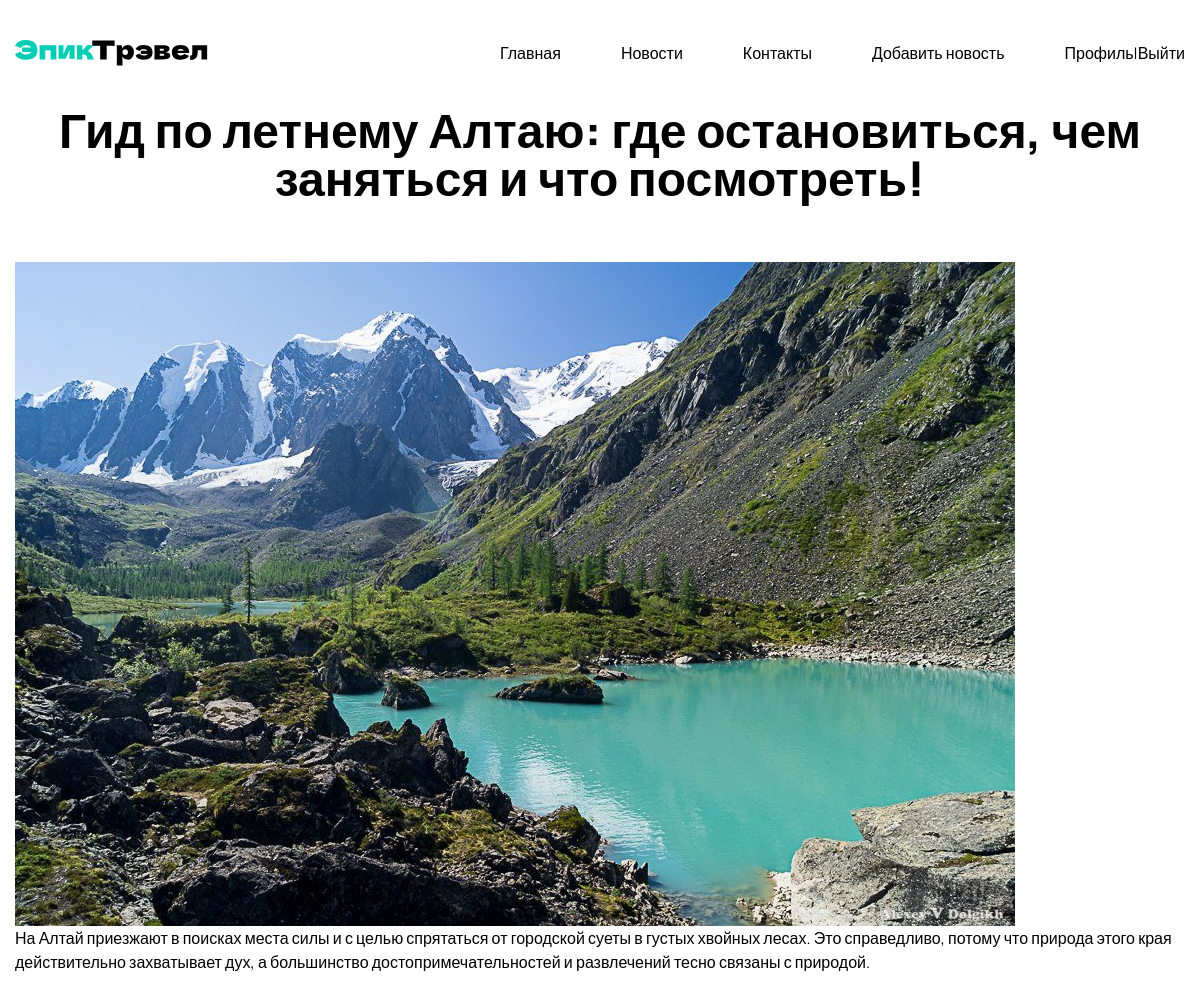
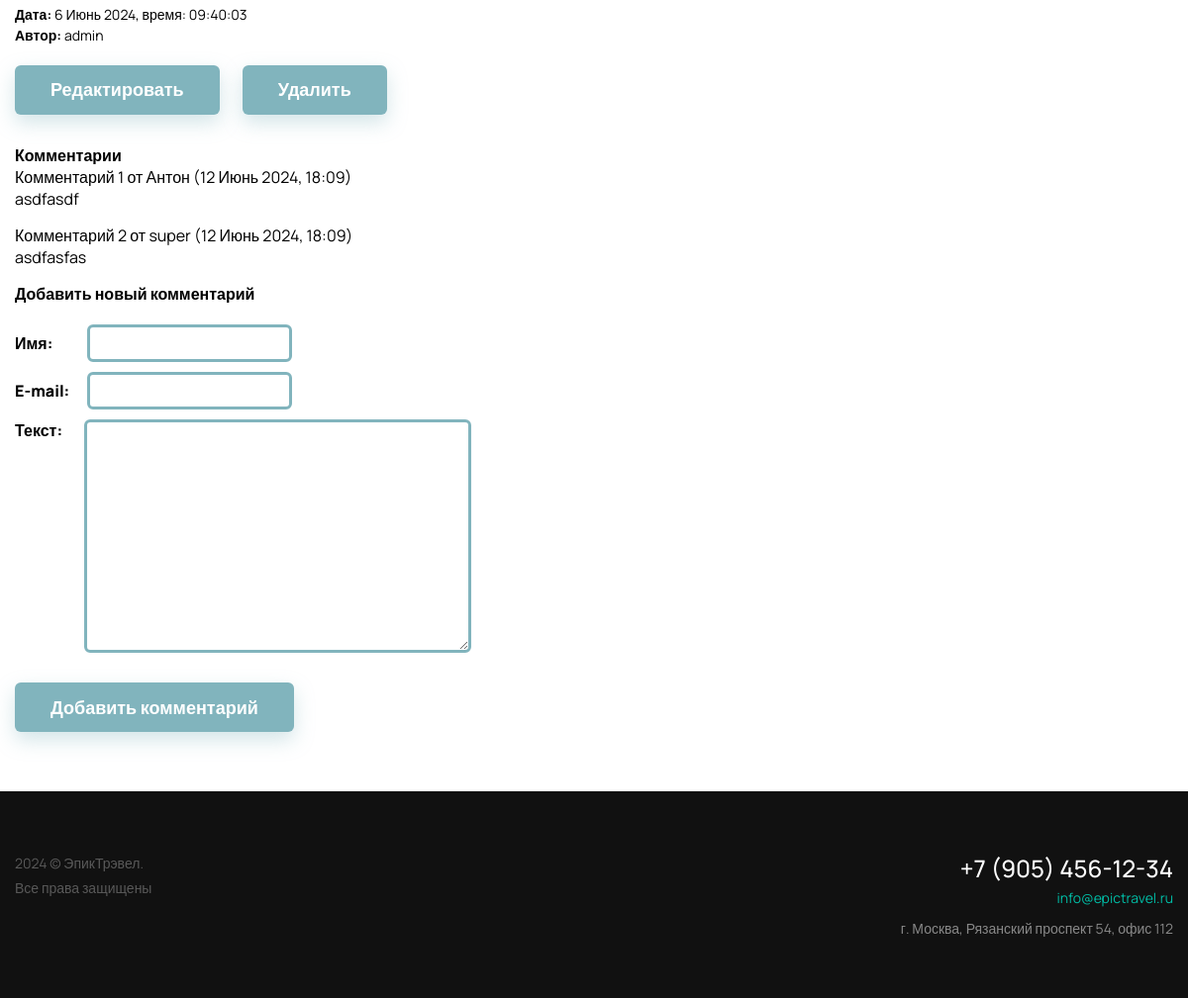
Screenshot of /news/5/ (signed in) with the database file from the repository (2 pictures, top to bottom).
### blog/models.py (models this page shows, shortened)
class New(models.Model):
    id = models.AutoField(primary_key=True)
    title = models.CharField(max_length=100)
    text = models.TextField()
    deck = models.TextField()
    data = models.DateTimeField(default=timezone.now)
    author = models.ForeignKey(User, on_delete=models.CASCADE)
    image = models.ImageField(upload_to='img/', blank=True, null=True)

class Comment(models.Model):
    post = models.ForeignKey(New,
                             on_delete=models.CASCADE,
                             related_name='comments')
    name = models.CharField(max_length=80)
    email = models.EmailField()
    body = models.TextField()
    created = models.DateTimeField(auto_now_add=True)
    updated = models.DateTimeField(auto_now=True)
    active = models.BooleanField(default=True)
    class Meta:
        ordering = ('created',)

### blog/views.py (the view, shortened to what this page needs)
# urls.py: path('news/<int:pk>/', views.NewsDetailView.as_view(), name='blog-novosti'),
class NewsDetailView(View):
    def get(self, request, pk):
        post = get_object_or_404(New, pk=pk)
        comments = post.comments.filter(active=True)
        new_comment = None
        comment_form = CommentForm()
        return render(request, 'blog/novosti.html', {
            'post': post,
            'comments': comments,
            'new_comment': new_comment,
            'comment_form': comment_form
        })

### blog/forms.py
class CommentForm(forms.ModelForm):
    class Meta:
        model = Comment
        fields = ('name', 'email', 'body')
        labels = {
            'name': 'Имя',
            'email': 'E-mail',
            'body': 'Текст'
        }

### blog/templates/blog/novosti.html (shortened to what this page needs)
{% extends 'blog/main.html' %}
{% load static %}
{% block main_section %}
<div class="inner-page-title-wrapper">
    <h1 class="title-1 text-center">{{ post.title }}</h1>
</div>
<div class="news-detail">
    {% if post.image %}
        <img src="{{ post.image.url }}" alt="{{ post.title }}">
    {% endif %}
    <p class="new-desc">{{ post.text }}</p>
    <span class="text-muted"><b>Дата:</b> {{ post.data|date:'j F Y, время: H:i:s' }}</span>
    {% if post.author.username == 'Валерий' %}
        <p><b>Автор:</b> <mark>Админ</mark></p>
    {% else %}
        <p class="text-muted"><b>Автор:</b> {{ post.author }}</p>
    {% endif %}
     {% if user.is_staff %}
    <div>
    <a href="{% url 'news_update' post.id %}" class="btn-update">Редактировать</a>
        <a href="{% url 'news_delete' post.id %}" class="btn-delete">Удалить</a>
    </div>
    {% endif %}
    {% if request.user.is_authenticated %}
                    <div class="comments">
        <h2>Комментарии</h2>
        {% for comment in comments %}
            <div class="comment">
                <p class="info">
                    Комментарий {{ forloop.counter }} от {{ comment.name }} ({{ comment.created|date:'j F Y, H:i' }})
                </p>
                <p>{{ comment.body|linebreaks }}</p>
            </div>
        {% empty %}
            <p>Пока нет комментариев.</p>
        {% endfor %}
    </div>
    {% if new_comment %}
        <h2>Ваш комментарий был добавлен.</h2>
    {% else %}
        <h2>Добавить новый комментарий</h2>
        <form action="." method="post">
            {{ comment_form.as_p }}
            <p><input type="submit" value="Добавить комментарий"></p>
        </form>
    {% endif %}
                    {% endif %}
</div>
{% endblock main_section %}

### blog/static/blog/main.css (style rules this page uses)
.btn-update, .btn-delete { margin-right: 20px; padding: 12px 36px 13px; height: 50px; border-radius: 6px; background: #81b4bd; box-shadow: 0px 8px 20px 0px rgba(129, 180, 189, 0.35); display: inline-block; color: #fff; text-align: center; font-size: 18px; font-weight: 800; transition: all 0.2s ease-in; margin-bottom: 30px; }
body > main > div > div > div > form > p> label, body > main > div > div > div > p > span { font-weight: 800; }
body > main > div > div > div > form > p { margin-bottom: 15px; width: 550px !important; }
.news-detail { margin-bottom: 60px; }
.comments h2, body > main > div > div > div.news-detail > h2 { font-weight: 800; }
body > main > div > div > div.news-detail > form { margin-top: 20px; }
body > main > div > div > div.news-detail > form > p { margin-bottom: 10px; }
body > main > div > div > div.news-detail > form > p > label { display: inline-block; width: 70px; font-weight: 800; }
#id_name, #id_email, #id_body { border: 3px solid #81b4bd; border-radius: 6px; padding: 5px; }
body > main > div > div > div.news-detail > form > p:nth-child(3) { display: flex; }
body > main > div > div > div.news-detail > form > p:nth-child(5) > input[type=submit] { align-self: flex-start; margin-top: 20px; padding: 12px 36px 13px; height: 50px; border-radius: 6px; background: #81b4bd; box-shadow: 0px 8px 20px 0px rgba(129, 180, 189, 0.35); color: #fff; text-align: center; font-size: 18px; font-weight: 800; transition: all 0.2s ease-in; }
.comment { margin-bottom: 15px; }
body { font-family: "Manrope", sans-serif; }
a { color: #81B4BD; text-decoration: underline; }
.title-1 { font-size: 48px; font-weight: 800; line-height: 1; }
.text-center { text-align: center; }
.inner-page-title-wrapper { margin-bottom: 60px; }
.new-desc { font-size: 16px; line-height: 1.5; margin-bottom: 20px; }
.text-muted { font-size: 14px; line-height: 1.5; margin-bottom: 20px; }

### rows the page displays
New: title "Гид по летнему Алтаю: где остановиться, чем заняться и что посмотреть!", image (picture), text "На Алтай приезжают в поисках места силы и с целью спрятаться от городской суеты в густых хвойных лесах. Это справедливо, потому что природа этого края действительно захватывает дух, а большинство достопримечательностей и развлечений тесно связаны с природой.", data "6 Июнь 2024, время: 09:40:03", author "admin"
Comment: name "Антон", created "12 Июнь 2024, 18:09", body "asdfasdf"
Comment: name "super", created "12 Июнь 2024, 18:09", body "asdfasfas"
